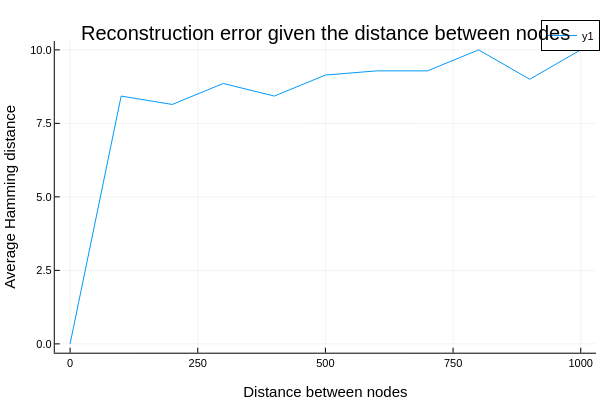

This figure's notebook cell:
### Code cell
distance_btw_nodes = 0:100:1000
paths_reduced = reduce_data(PATHS, 10)
seq = generate_seq()
target_number = 1234
all_ctc_maps = all_contact_maps(paths_reduced)
number_of_nodes = 2

root_seq,_,_ = algo(seq, target_number, all_ctc_maps, 5000, 100, 10000, 200, true)

plot_reconstruction_error(root_seq, distance_btw_nodes, number_of_nodes, target_number, all_ctc_maps, beta=100)

### Figure 1 — Plotly figure (JSON) as saved in the notebook; plotly's stock layout.template omitted (floating-point values rounded to 4 significant figures)
{"data": [{"colorbar": {"len": 0.8657, "title": "", "x": 0.9934, "y": 0.5087}, "legendgroup": "y1", "line": {"color": "rgba(0, 154, 250, 1.000)", "dash": "solid", "shape": "linear", "width": 1}, "mode": "lines", "name": "y1", "showlegend": true, "type": "scatter", "x": [0, 100, 200, 300, 400, 500, 600, 700, 800, 900, 1000], "xaxis": "x", "y": [0, 8.429, 8.143, 8.857, 8.429, 9.143, 9.286, 9.286, 10, 9, 10], "yaxis": "y"}], "layout": {"annotations": [{"font": {"color": "rgba(0, 0, 0, 1.000)", "family": "sans-serif", "size": 20}, "rotation": 0, "showarrow": false, "text": "Reconstruction error given the distance between nodes", "x": 0.5424, "xanchor": "center", "xref": "paper", "y": 1, "yanchor": "top", "yref": "paper"}], "height": 400, "legend": {"bgcolor": "rgba(255, 255, 255, 1.000)", "bordercolor": "rgba(0, 0, 0, 1.000)", "borderwidth": 1, "font": {"color": "rgba(0, 0, 0, 1.000)", "family": "sans-serif", "size": 11}, "title": {"font": {"color": "rgba(0, 0, 0, 1.000)", "family": "sans-serif", "size": 15}, "text": ""}, "tracegroupgap": 0, "traceorder": "normal", "x": 1, "xanchor": "auto", "y": 1, "yanchor": "auto"}, "margin": {"b": 20, "l": 0, "r": 0, "t": 20}, "paper_bgcolor": "rgba(255, 255, 255, 1.000)", "plot_bgcolor": "rgba(255, 255, 255, 1.000)", "showlegend": true, "width": 600, "xaxis": {"anchor": "y", "domain": [0.09128, 0.9934], "gridcolor": "rgba(0, 0, 0, 0.100)", "gridwidth": 0.5, "linecolor": "rgba(0, 0, 0, 1.000)", "mirror": false, "range": [-30, 1030], "showgrid": true, "showline": true, "showticklabels": true, "tickangle": 0, "tickcolor": "rgb(0, 0, 0)", "tickfont": {"color": "rgba(0, 0, 0, 1.000)", "family": "sans-serif", "size": 11}, "tickmode": "array", "ticks": "inside", "ticktext": ["0", "250", "500", "750", "1000"], "tickvals": [0, 250, 500, 750, 1000], "title": "Distance between nodes", "titlefont": {"color": "rgba(0, 0, 0, 1.000)", "family": "sans-serif", "size": 15}, "type": "-", "visible": true, "zeroline": false, "zerolinecolor": "rgba(0, 0, 0, 1.000)"}, "yaxis": {"anchor": "x", "domain": [0.07581, 0.9415], "gridcolor": "rgba(0, 0, 0, 0.100)", "gridwidth": 0.5, "linecolor": "rgba(0, 0, 0, 1.000)", "mirror": false, "range": [-0.3, 10.3], "showgrid": true, "showline": true, "showticklabels": true, "tickangle": 0, "tickcolor": "rgb(0, 0, 0)", "tickfont": {"color": "rgba(0, 0, 0, 1.000)", "family": "sans-serif", "size": 11}, "tickmode": "array", "ticks": "inside", "ticktext": ["0.0", "2.5", "5.0", "7.5", "10.0"], "tickvals": [0, 2.5, 5, 7.5, 10], "title": "Average Hamming distance", "titlefont": {"color": "rgba(0, 0, 0, 1.000)", "family": "sans-serif", "size": 15}, "type": "-", "visible": true, "zeroline": false, "zerolinecolor": "rgba(0, 0, 0, 1.000)"}}}
